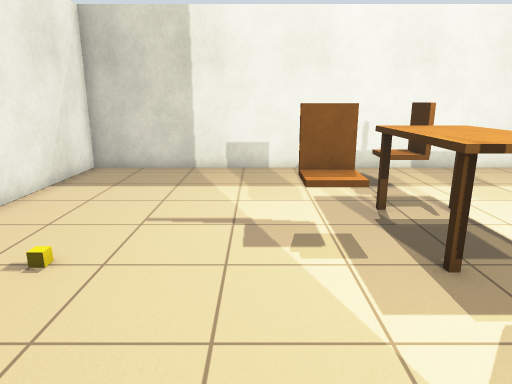
[1] (above)

17 first-person views from a walk through a world built for the Gazebo simulator. The camera is 1.3 m above the floor, tilts 14° down and sees 70° across. The floor is counted in squares, 0.5 m on a side. Each view is taken from the middle of a square. On the plan, view 1 faces up. The plan holds only what a view shows up to about 20 squares ahead; the rest is blank.

[2]
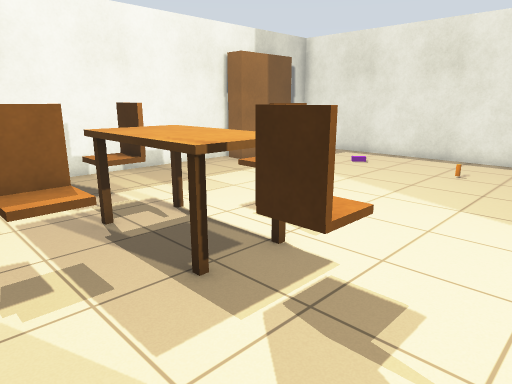

[3]
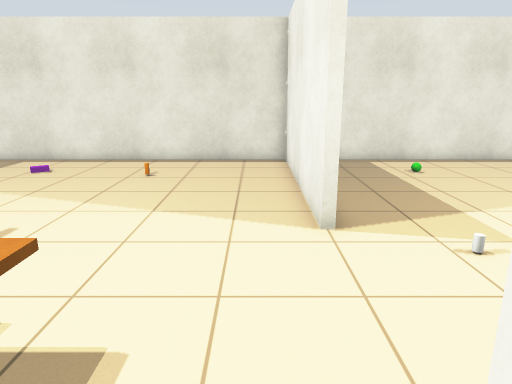

[4]
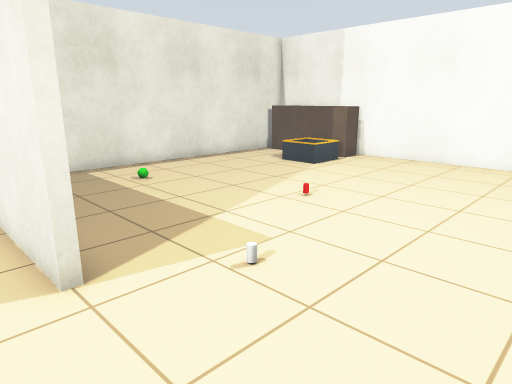

[5]
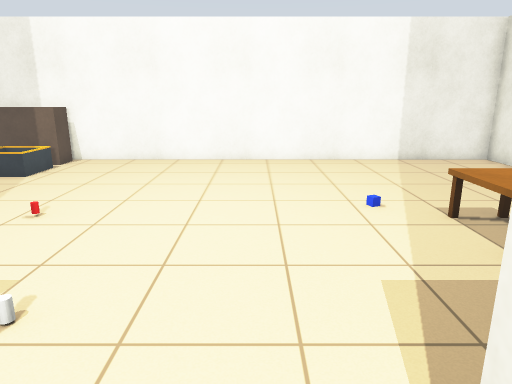

[6]
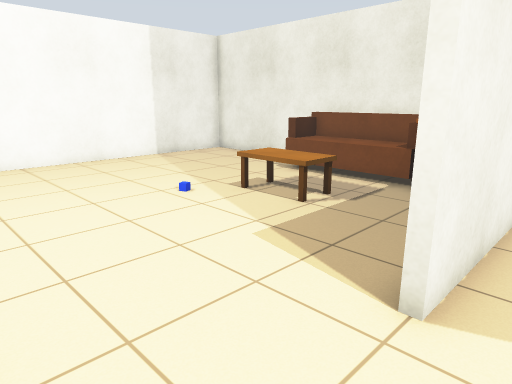

[7]
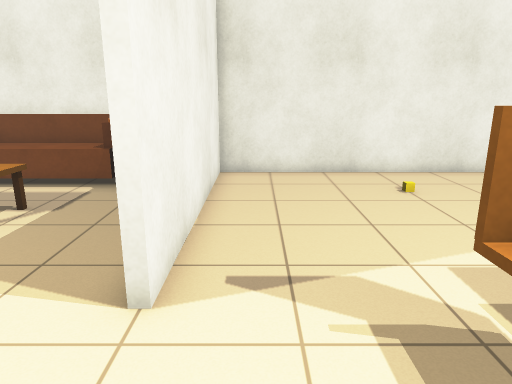

[8]
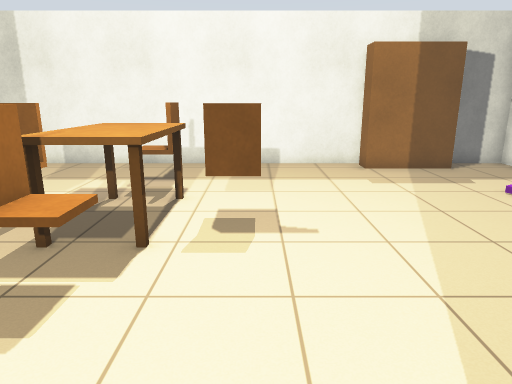

[9]
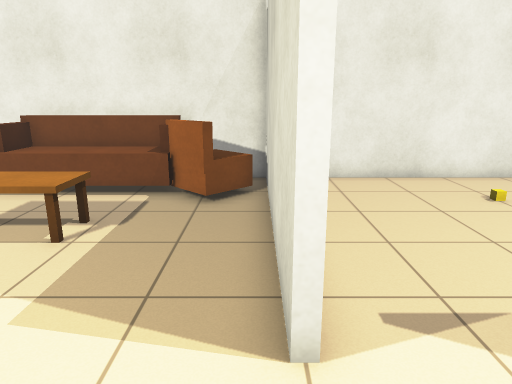

[10]
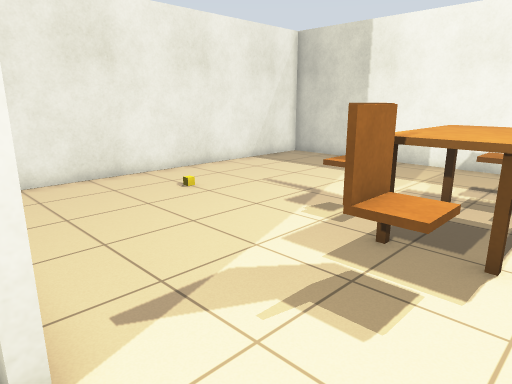

[11]
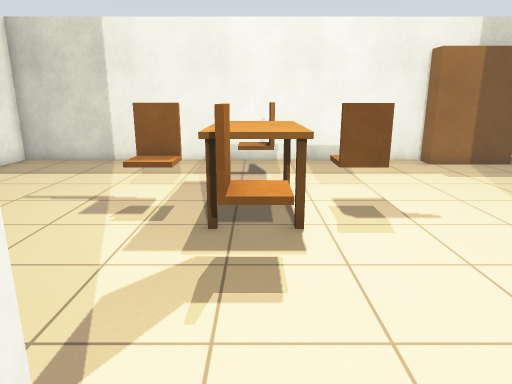

[12]
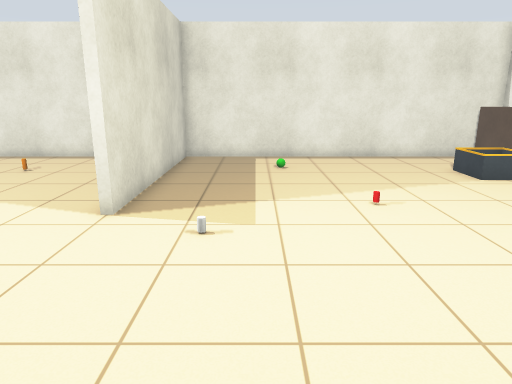

[13]
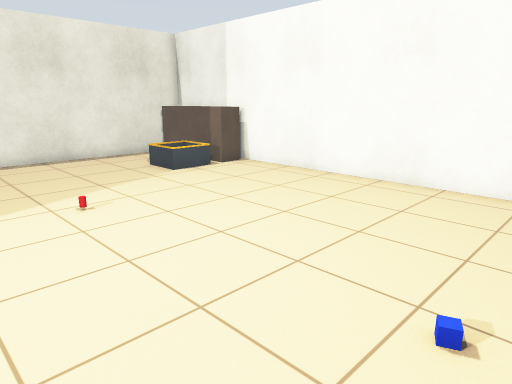

[14]
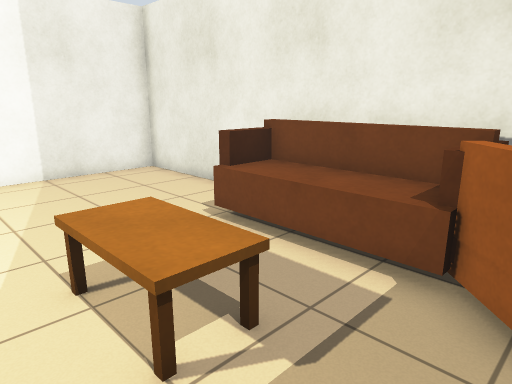

[15]
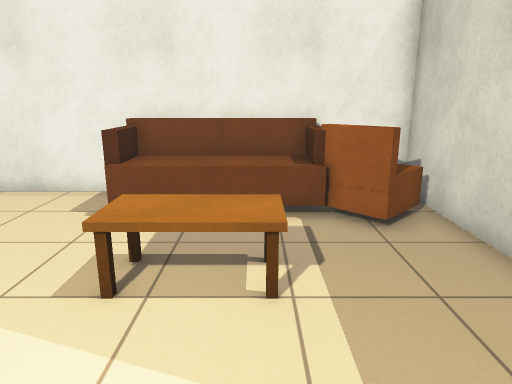

[16]
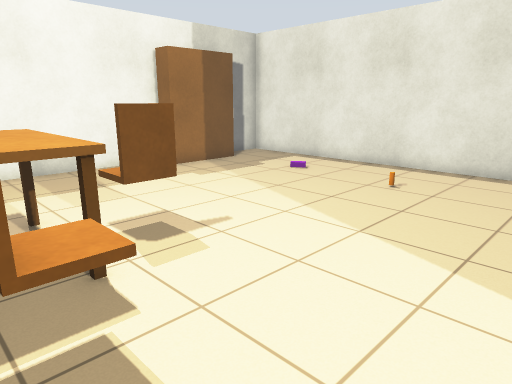

[17]
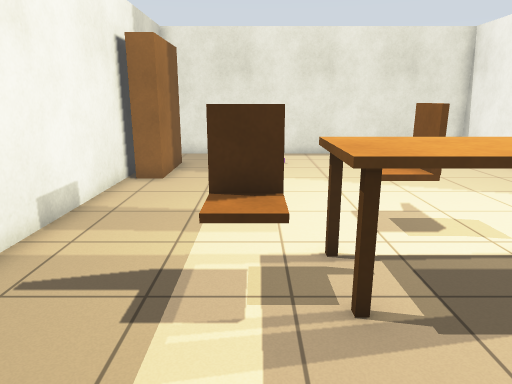

### Floor plan
Points are (right, up) in squares from view 1. A wall is a line through its corners. A room is listed if a view was taken in it or the views show most of it. See-through windows are left out.
Room 1 (views 1, 2, 3, 4, 5, 6, 7, 8, 9, 10, 11, 12, 13, 14, 15, 16, 17)
walls: (12.5, 14.5) (-6.5, 14.5) (-6.5, -0.3) (2.8, -0.3) (2.8, -0.6) (-6.5, -0.6) (-6.5, -15.5) (17.5, -15.5) (17.5, -0.6) (8.2, -0.6) (8.2, -0.3) (17.5, -0.3) (17.5, 14.5) (15.4, 14.5)
objects: sofa (-6, -8) to (-4, -3); armchair (-5, -3) to (-3, -1); yellow box (-4, 5); coffee table (-2, -7) to (-1, -5); blue box (1, -8); chair (1, 7) to (2, 7); dining table (3, 5) to (5, 9); chair (4, 4); chair (4, 10); chair (6, 7) to (7, 7); white cylinder (7, -3); other object (9, -7); TV cabinet (12, -15) to (17, -14); bin (12, -13) to (14, -12); bookshelf (12, 13) to (14, 14); other object (14, -5); other object (14, 5); other object (14, 9)

Where each view was taken, in squares from view 1:
view 1: 0 up, 0 right, facing up
view 2: 1 up, 0 right, facing up-right
view 3: 1 up, 1 right, facing right
view 4: 1 up, 3 right, facing down-right
view 5: 1 up, 4 right, facing down
view 6: 1 up, 7 right, facing down-left
view 7: 1 up, 7 right, facing left
view 8: 1 down, 7 right, facing up
view 9: 1 down, 6 right, facing left
view 10: 1 down, 6 right, facing up-left
view 11: 2 down, 4 right, facing up
view 12: 4 down, 0 right, facing right
view 13: 4 down, 0 right, facing down-right
view 14: 2 down, 1 right, facing down-left
view 15: 5 down, 4 right, facing left
view 16: 0 up, 3 right, facing up-right
view 17: 10 up, 1 left, facing right
